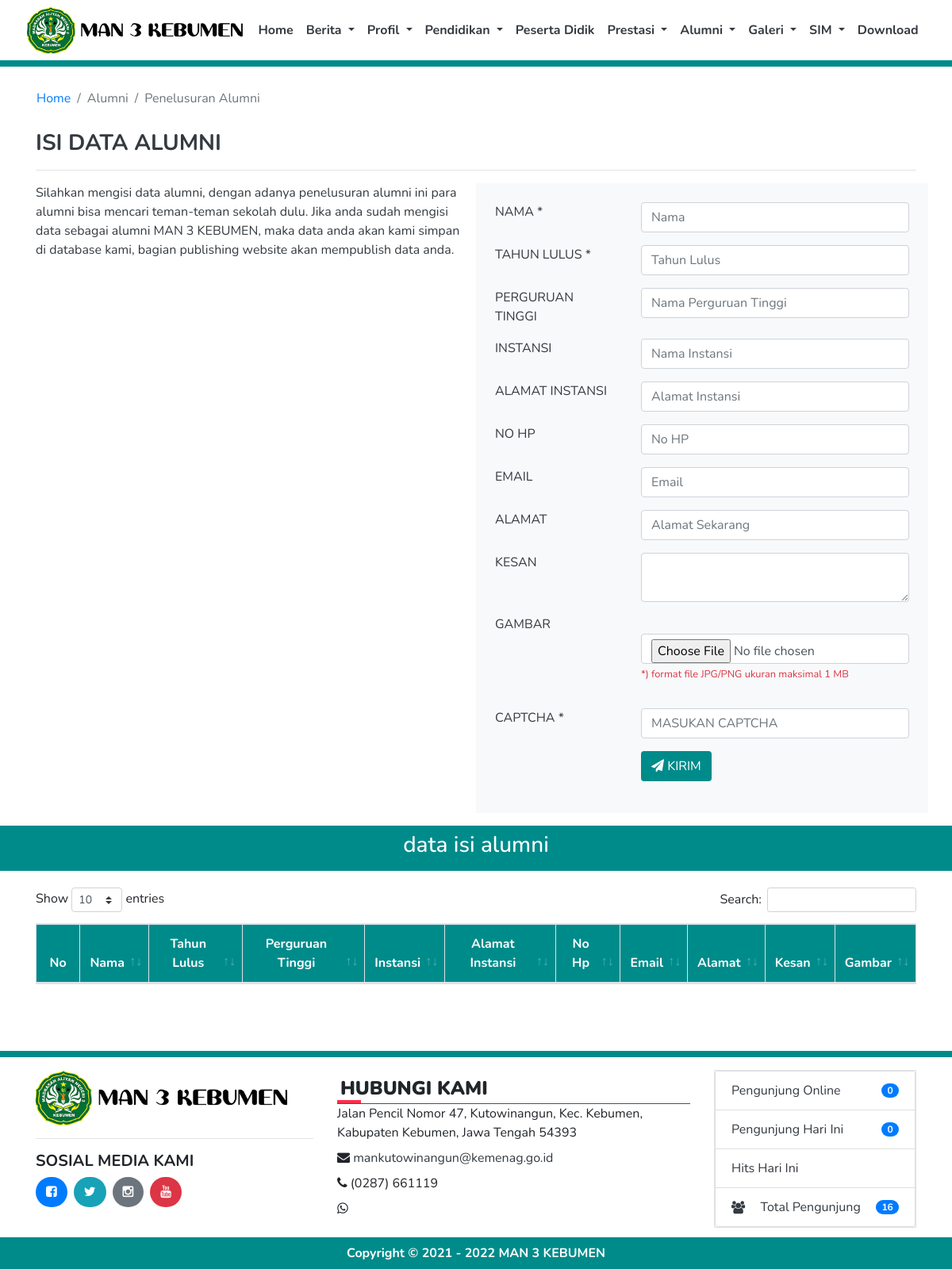
/index.php/alumni/penelusuran_alumni, run on the app's committed database.
### tables this page shows
CREATE TABLE `tb_profil` (
  `id` int(11) NOT NULL,
  `nama_web` varchar(100) NOT NULL,
  `jenjang` int(2) NOT NULL,
  `logo_web` varchar(50) NOT NULL,
  `favicon` varchar(50) NOT NULL,
  `meta_description` varchar(300) NOT NULL,
  `meta_keyword` varchar(200) NOT NULL,
  `profil` text NOT NULL,
  `alamat` varchar(300) NOT NULL,
  `email` varchar(100) NOT NULL,
  `telp` varchar(20) NOT NULL,
  `fax` varchar(20) NOT NULL,
  `whatsapp` varchar(20) NOT NULL,
  `akreditasi` varchar(5) NOT NULL,
  `kurikulum` varchar(30) NOT NULL,
  `file` varchar(250) NOT NULL,
  `nama_kepsek` varchar(100) NOT NULL,
  `nama_operator` varchar(100) NOT NULL,
  `instagram` varchar(200) NOT NULL,
  `facebook` varchar(200) NOT NULL,
  `twitter` varchar(200) NOT NULL,
  `youtube` varchar(200) NOT NULL,
  `gambar` varchar(200) NOT NULL
);

### application/views/alumni/isi_alumni.php (the view, shortened to what the rows shown need)
<section id="isi" class="pt-3 pb-3 text-dark">
    <div class="container">
        <div class="row">
    <div class="container">
         <div class="row">
            <div class="col-md-6">
                Silahkan mengisi data alumni, dengan adanya penelusuran alumni ini para alumni bisa mencari teman-teman sekolah dulu. Jika anda sudah mengisi data sebagai alumni <?= strtoupper(title()); ?>, maka data anda akan kami simpan di database kami, bagian publishing website akan mempublish data anda.
            </div>
            <div class="col-md-6 bg-light p-3">
                <?php echo form_open_multipart('alumni/penelusuran-alumni','id="form"'); ?>
                    <div class="col-md-12"><?php echo form_close(); ?></div>
                </div>
            </div>
        </div>
    </div>
</section>
<section class="bg-white pt-3 pb-5">
    <div class="container">
        <div class="table table-responsive">
            <table class="table table-bordered table-striped" id="table-isialumni">
                <thead class="bg-dark-slate-blue text-white text-center">
                <tr>
                    <th width="5%">No</th>
                    <th>Nama</th>
                    <th>Tahun Lulus</th>
                    <?php
                    if(jenjang() == 1 OR jenjang() == 3)
                    {
                        echo'<th>SMA / SMK</th>';
                        echo'<th>Perguruan Tinggi</th>';
                    }elseif(jenjang() == 2 OR jenjang() == 4)
                    {
                        echo'<th>Perguruan Tinggi</th>';
                    }
                    ?>
                    <th>Instansi</th>
                    <th>Alamat Instansi</th>
                    <th>No Hp</th>
                    <th>Email</th>
                    <th>Alamat</th>
                    <th>Kesan</th>
                    <th>Gambar</th>
                </tr>
                </thead>
            </table>
        </div>
    </div>
</section>

### application/views/template/topbar.php (shortened to what the rows shown need)
<body>
<nav class="navbar navbar-expand-lg navbar-light bg-white sticky-top d-flex justify-content-center">
      <a href="<?= base_url(); ?>"><img src="<?= base_url(); ?>assets/img/logo/<?= logo_web(); ?>" class="img img-fluid" style="object-fit:contain; max-height:60px;"></a>
</nav>

### application/views/template/footer.php (shortened to what the rows shown need)
<section>
  <footer class="pt-3 footer mt-auto py-3" id="contact">
    <div class="container">
        <div class="row">
          <div class="col-lg-4 col-md-6 col-sm-6 mb-3">
            <img src="<?= base_url(); ?>assets/img/logo/<?= logo_web(); ?>" class="img img-fluid" style="object-fit:contain; max-height:70px;"><hr>
            <h5><b>SOSIAL MEDIA KAMI</b></h5>
            <?php
            if(is_url(facebook()))
            {
              echo'<a href="'.facebook().'" title="facebook" class="btn bg-primary text-white btn-radius mr-2" target="_blank"><i class="fa fa-facebook-square"></i></a>';
            }else
            {
              echo'<a href="javascript:void(0)" title="facebook" class="btn bg-primary text-white btn-radius mr-2"><i class="fa fa-facebook-square"></i></a>';
            }
            if(is_url(twitter()))
            {
              echo'<a href="'.twitter().'" title="twitter" class="btn bg-info text-white btn-radius mr-2" target="_blank"><i class="fa fa-twitter"></i></a>';
            }else
            {
              echo'<a href="javascript:void(0)" title="twitter" class="btn bg-info text-white btn-radius mr-2"><i class="fa fa-twitter"></i></a>';
            }
            if(is_url(instagram()))
            {
              echo'<a href="'.instagram().'" title="instagram" class="btn bg-secondary text-white btn-radius mr-2" target="_blank"><i class="fa fa-instagram"></i></a>';
            }else
            {
              echo'<a href="javascript:void(0)" title="instagram" class="btn bg-secondary text-white btn-radius mr-2"><i class="fa fa-instagram"></i></a>';
            }
            if(is_url(youtube()))
            {
              echo'<a href="'.youtube().'" title="youtube" class="btn bg-danger text-white btn-radius mr-2" target="_blank"><i class="fa fa-youtube"></i></a>';
            }else
            {
              echo'<a href="javascript:void(0)" title="youtube" class="btn bg-danger text-white btn-radius mr-2"><i class="fa fa-youtube"></i></a>';
            }
            ?>
          </div>
            <div class="col-lg-5 col-md-6 col-sm-6 mb-3">
              <h5 class="footer-title p-1"><b>HUBUNGI KAMI</b></h5>
                <div>
                  <?= alamat(); ?>
                </div>
                <div class="mt-2">
                  <i class="fa fa-envelope"></i> <?php
                                                  if(is_email(email()))
                                                  {
                                                    echo'<a href="mailto:'.email().'" class="text-dark">'.email().'</a>';
                                                  }else
                                                  {
                                                    echo'<a href="javascript:void(0)" class="text-dark">'.email().'</a>';
                                                  }
                                                  ?>
                </div>
                <div class="mt-2">
                  <i class="fa fa-phone"></i> <?= telp(); ?>
                </div>
                <div class="mt-2">
                  <i class="fa fa-whatsapp"></i> <?= whatsapp(); ?>
                </div>
            </div>
          </div>
        </div>
  </footer>
  <div class="bg-dark-slate-blue" style="margin-top:-20px">
    <div class="container pt-2 pb-2">
      <div class="col-md-12 text-white text-center">
        <b><?php
          $tahun = '2021';
          $tahun_sekarang = date('Y');
          if($tahun_sekarang > $tahun){ ?>
            Copyright &copy; <?= $tahun; ?> - <?= $tahun_sekarang; ?> <a href="javascript:void(0)" class="text-decoration-none text-white"><?= title(); ?></a>
          <?php }else{ ?>
            Copyright &copy; <?= $tahun_sekarang; ?> <a href="javascript:void(0)" class="text-decoration-none text-white"><?= title(); ?></a>
          <?php } ?>
        </b>
      </div>
    </div>
  </div>
</section>
</body>
</html>

### data on the page
tb_profil: logo_web (picture), nama_web "MAN 3 KEBUMEN", alamat "Jalan Pencil Nomor 47, Kutowinangun, Kec. Kebumen, Kabupaten Kebumen, Jawa Tengah 54393", email "mankutowinangun@kemenag.go.id", telp "(0287) 661119"

### other printed values
$title "Penelusuran Alumni"
$pengunjungonline "0"
$pengunjung "0"
$totalpengunjung['total'] "16"
$tahun "2021"
